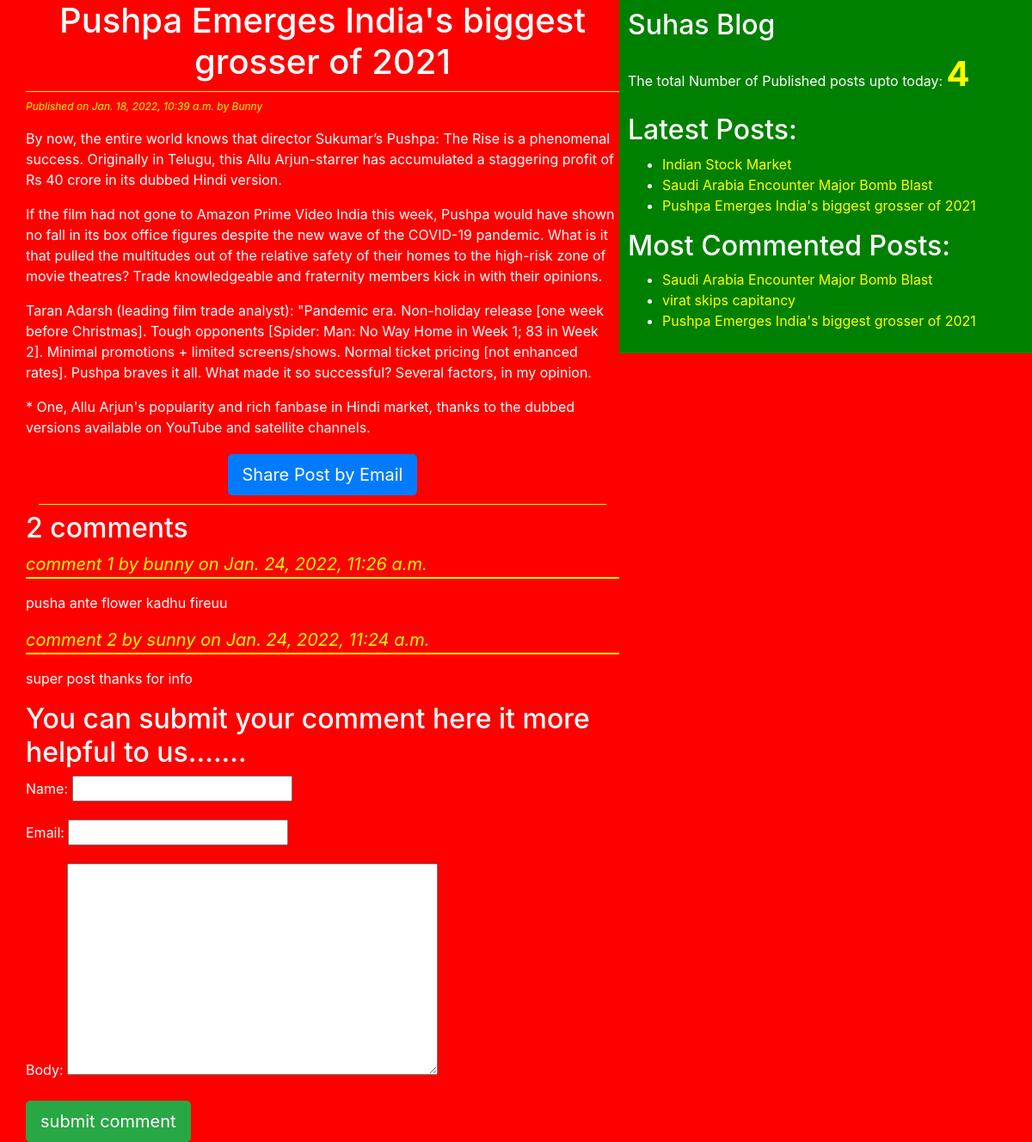
Page /2022/01/18/pushpa-emerges-indias-biggest-grosser-of-2021/ on the committed database.
### testapp/models.py (models this page shows, shortened)
class Post(models.Model):
    STATUS_CHOICES=(('draft','Draft'),('published','Published'))
    title=models.CharField(max_length=250)
    slug=models.SlugField(max_length=400)
    author=models.ForeignKey(User,related_name='blog_posts',on_delete=models.CASCADE)
    body=models.TextField()
    publish=models.DateTimeField(default=timezone.now)
    created=models.DateTimeField(auto_now_add=True)
    updated=models.DateTimeField(auto_now=True)
    status=models.CharField(max_length=10,choices=STATUS_CHOICES,default='draft')
    tags=TaggableManager()
    class Meta:
        ordering=('-publish',)
    def get_absolute_url(self):
        return reverse('blog_detail',args=[self.publish.year,self.publish.strftime('%m'),self.publish.strftime('%d'),self.slug])

class Comment(models.Model):
    post=models.ForeignKey(Post,related_name='comments',on_delete=models.CASCADE)
    name=models.CharField(max_length=30)
    email=models.EmailField()
    body=models.TextField()
    created=models.DateTimeField(auto_now_add=True)
    updated=models.DateTimeField(auto_now=True)
    active=models.BooleanField(default=True)
    class Meta:
        ordering=('-created',)

### testapp/views.py (the view)
# urls.py: re_path('(?P<year>\d{4})/(?P<month>\d{2})/(?P<day>\d{2})/(?P<blog>[-\w]+)/$', views.post_detail_view,name='blog_detail'),
def post_detail_view(request,year,month,day,blog):
    blog_detail=get_object_or_404(Post,slug=blog,status='published',publish__year=year,publish__month=month,publish__day=day)
    comments=blog_detail.comments.filter(active=True)
    csubmit=False
    if request.method=='POST':
        form=CommentForm(request.POST)
        if form.is_valid():
            new_comment=form.save(commit=False)
            new_comment.post=blog_detail
            new_comment.save()
            csubmit=True
    else:
        form=CommentForm()
    return render(request,'testapp/post_detail.html',{'blog_detail':blog_detail,'form':form,'csubmit':csubmit,'comments':comments})

### testapp/forms.py
class CommentForm(forms.ModelForm):
    class Meta:
        model=Comment
        fields=('name','email','body')

### testapp/templatetags/blog_tags.py (called while the page is built)
@register.simple_tag(name='my_tag')
def total_posts():
    return Post.objects.count()

@register.inclusion_tag('testapp/latestpost123.html')
def show_latest_posts():
    latest_posts=Post.objects.order_by('-publish')[:3]
    return {'latest_posts':latest_posts}

@register.simple_tag()
def get_most_commented_posts(count=3):
    return Post.objects.annotate(total_comments=Count('comments')).order_by('-total_comments')[:count]

### templates/testapp/post_detail.html (shortened to what this page needs)
<!DOCTYPE html>
{%extends 'testapp/base.html'%}
{%load static%}
{%block body_block%}
<div class="">
  <h1>{{blog_detail.title}}</h1>
  <p id='date'>Published on {{blog_detail.publish}} by {{blog_detail.author|title}}</p>
  <p>{{blog_detail.body |linebreaks}}</p>
</div>
<div class="container" align='center'>
  <h1><a href="/{{blog_detail.id}}/share" class="btn btn-primary btn-lg">Share Post by Email</a></h1>
</div>
{%with comments.count as comments_count%}
<h2>{{comments_count}} comment{{comments_count | pluralize}}</h2>
{%endwith%}
{%if comments%}
     {%for comment in comments%}
      <p id='cb'>comment {{forloop.counter}} by {{comment.name}} on {{comment.created}}</p>
        <div class="cb">{{comment.body | linebreaks}}</div>
{%endfor%}
{%else%}
       <p>There is no comments</p>
  {%endif%}
   {%if csubmit%}
                <h2>Your comment submitted successfully</h2>
   {%else%}
   <h2>You can submit your comment here it more helpful to us.......</h2>
      <form method="post">
            {{form.as_p}}
                  <input type="submit" name="" class="btn btn-lg btn-success" value="submit comment">
     </form>
{%endif%}
{%endblock%}

### templates/testapp/base.html (shortened to what this page needs)
<!DOCTYPE html>
{%load blog_tags%}
{%load static%}
<html lang="en" dir="ltr">
  <head>
    <link rel="stylesheet" href="https://cdn.jsdelivr.net/npm/bootstrap@4.5.3/dist/css/bootstrap.min.css">
<link rel="stylesheet" href="https://cdn.jsdelivr.net/npm/bootstrap@4.5.3/dist/css/bootstrap.min.css">
<link rel="stylesheet" href="{%static "css/blogstyles.css"%}">
  </head>
  <body>
    <div class="content">
      {%block body_block%}
      {%endblock%}
    </div>
    <div class="sidebar">
        <h2>Suhas Blog</h2>
      <p>The total Number of Published posts upto today: <span id="tag">{%my_tag%}</span></p>
      <h2>Latest Posts:</h2>{%show_latest_posts%}
       <h2>Most Commented Posts:</h2>
       {%get_most_commented_posts as most_commented_posts%}
       <ul>
         {%for post in most_commented_posts%}
         <li><a href="{{post.get_absolute_url}}">{{post.title}}</a></li>
         {%endfor%}
       </ul>
</div>
  </body>
</html>

### templates/testapp/latestpost123.html
<ul>
  {%for post in latest_posts%}
  <li> <a href="{{post.get_absolute_url}}">{{post.title}}</a></li>
  {%endfor%}
</ul>

### static/css/blogstyles.css (style rules this page uses)
.content { width:60%; float:left; padding: 0 0 0 30px; background: red; height: 100%; }
.sidebar { width: 40%; float: right; padding: 10px; background: green; height: 100% }
h1 { text-align: center; border-bottom: 1px solid yellow; padding-bottom: 10px; }
body { color: white; background: red; }
a { color: yellow; }
#date { color:yellow; font-size: 12px; font-style:italic; }
#cb { color:yellow; font-size: 20px; font-style:italic; border-bottom: 2px solid yellow; }
#tag { font-size: 40px; color:yellow; font-weight: bold; }

### rows in the picture
Post: title "Pushpa Emerges India's biggest grosser of 2021", publish "Jan. 18, 2022, 10:39 a.m.", author "Bunny", body "By now, the entire world knows that director Sukumar’s Pushpa: The Rise is a phenomenal success. Originally in Telugu, this Allu Arjun-starrer has accumulated a staggering profit of Rs 40 crore in its dubbed Hindi version. If the film had not gone to Amazon Prime Video India this week, Pushpa would have shown no fall in its box office figures despite the new wave of the COVID-19 pandemic. What is it that pulled the multitudes out of the relative safety of their homes to the high-risk zone of movie theatres? Trade knowledgeable and fraternity members kick in with their opinions. Taran Adarsh (leading film trade analyst): \"Pandemic era. Non-holiday release [one week before Christmas]. Tough…"
Comment: name "bunny", created "Jan. 24, 2022, 11:26 a.m.", body "pusha ante flower kadhu fireuu"
Comment: name "sunny", created "Jan. 24, 2022, 11:24 a.m.", body "super post thanks for info"
Post: title "Indian Stock Market"
Post: title "Saudi Arabia Encounter Major Bomb Blast"
Post: title "virat skips capitancy"

### other values in the picture
{{ comments_count }} "2"
{{ comments_count | pluralize }} "s"
